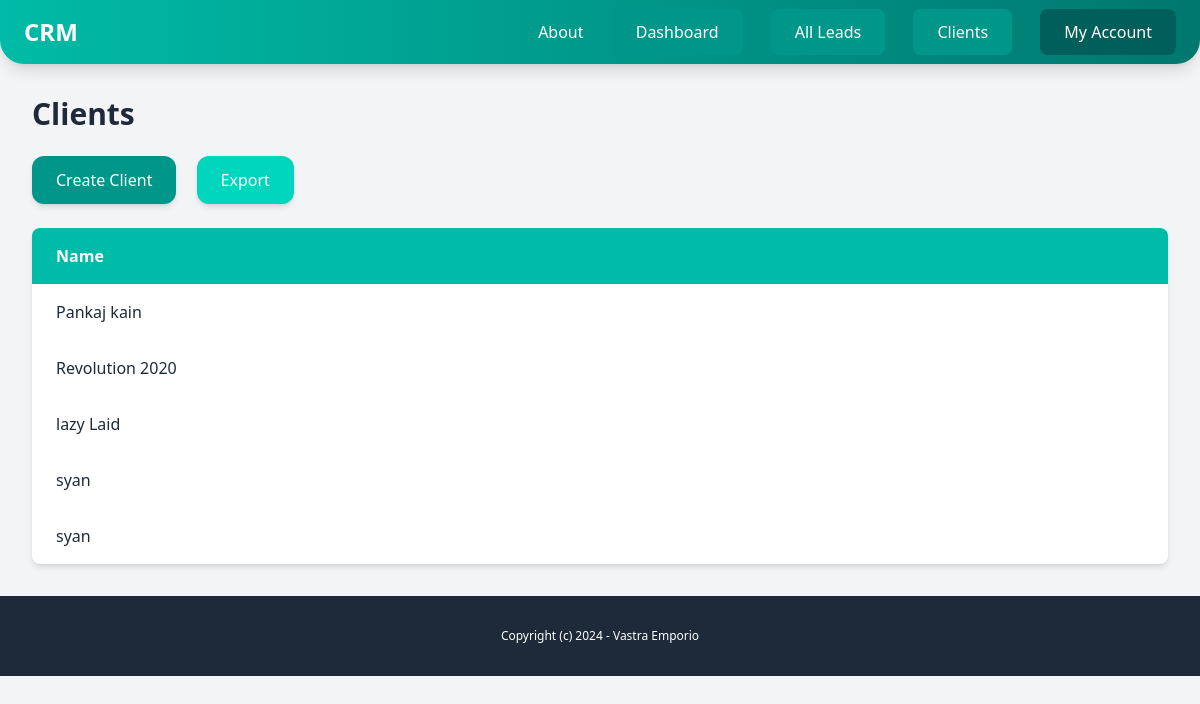
/client/ (signed in), run on an earlier commit of the app's database.
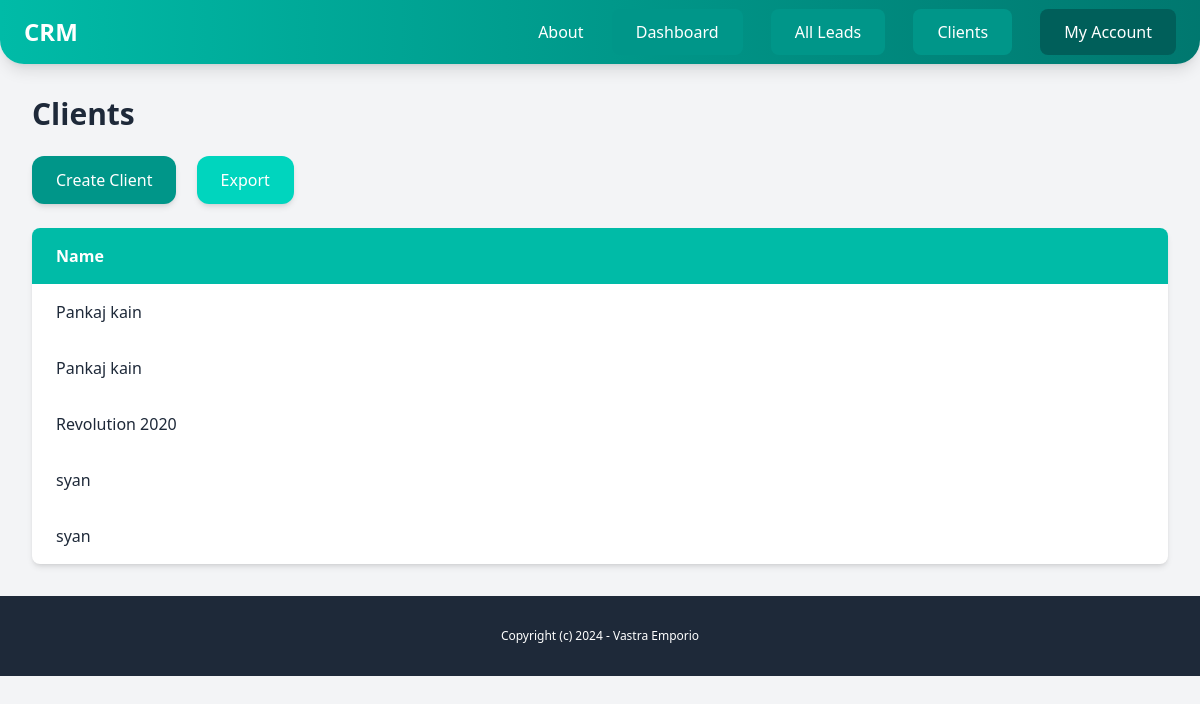
And on a later commit of the database.
### client/models.py (models this page shows, shortened)
class Clients(models.Model):
    team = models.ForeignKey(Team,related_name='clients',on_delete=models.CASCADE)
    Name = models.CharField(max_length=255)
    email = models.EmailField()
    description = models.TextField(blank=True,null=True)
    created_by =models.ForeignKey(User,on_delete=models.CASCADE,related_name='clients')
    created_at = models.DateTimeField(auto_now_add=True)
    modified_at = models.DateField(auto_now=True)
    class Meta:
        ordering=('Name',)
        verbose_name_plural ='clients'

### client/views.py (the view)
# urls.py: path('',clients_list,name='clients_list'),
@login_required
def clients_list(request):
    query = Clients.objects.filter(created_by=request.user)
    return render(request,'client/client_list.html',{'clients':query})

### client/templates/client/client_list.html (shortened to what this page needs)
{% extends 'core/base.html' %}
{% block content %}
<div class="py-8 px-8">
    <h1 class="mb-6 text-3xl font-semibold text-gray-800">Clients</h1>
    <div class="mb-6 space-x-4">
        <a href="{% url 'add_client' %}" class="inline-block text-white py-3 px-6 bg-teal-600 rounded-xl shadow-md hover:bg-teal-500 transition duration-300">Create Client</a>
        <a href="{% url 'client_report' %}" class="inline-block text-white py-3 px-6 bg-teal-400 rounded-xl shadow-md hover:bg-teal-300 transition duration-300">Export</a>
    </div>
    <div class="overflow-hidden rounded-lg shadow-md bg-white">
        <div class="flex items-center justify-between py-4 px-6 bg-teal-500 text-white font-semibold">
            <p>Name</p>
        </div>
        {% if clients %}
            {% for client in clients %}
            <div class="flex justify-between items-center py-4 px-6 hover:bg-teal-50 transition duration-300">
                <p class="w-full text-gray-800">
                    <a href="{% url 'client_detail' client.id %}" class="hover:text-teal-600 transition duration-300">{{ client.Name }}</a>
                </p>
            </div>
            {% endfor %}
        {% else %}
            <div class="py-6 px-8 text-center text-gray-600">
                <h2 class="text-xl font-semibold">No Clients Available</h2>
                <p class="mt-2">It looks like there are no clients to display. Start by adding a new client!</p>
            </div>
        {% endif %}
    </div>
</div>
{% endblock %}

What changed in the data, as far as the page shows it:
removed Clients: Name "lazy Laid"
added Clients: Name "Pankaj kain"
